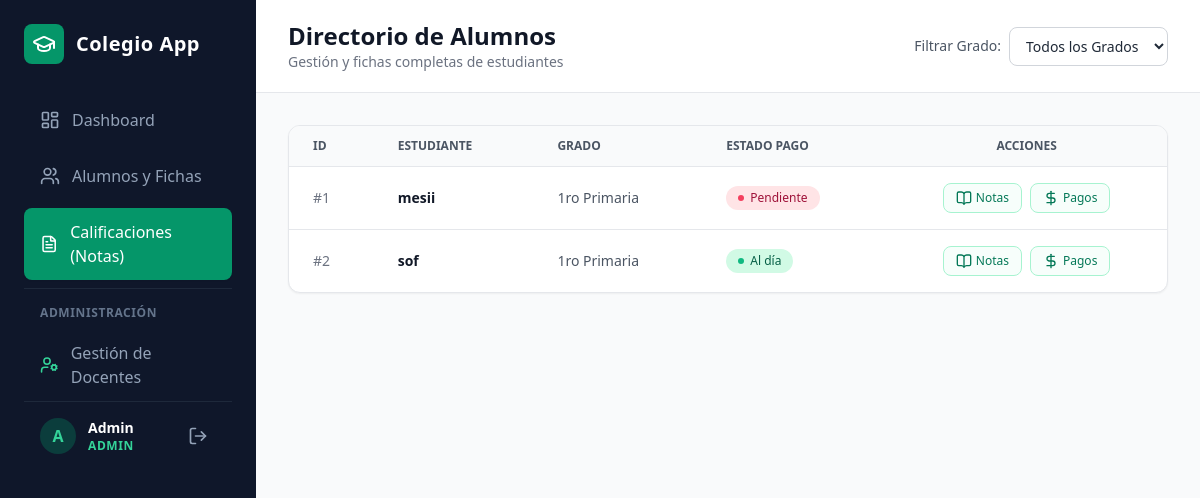
The app's page /alumnos (signed in) with its own data.
### app.py (models this page shows)
class Estudiante(db.Model):
    id = db.Column(db.Integer, primary_key=True)
    nombre = db.Column(db.String(120), nullable=False)
    grado = db.Column(db.String(50), nullable=False)
    estado_pago = db.Column(db.String(20), default='Al día', nullable=False)
    estado_academico = db.Column(db.String(20), default='Activo', nullable=False)
    notas = db.relationship(
        'Nota', backref='estudiante', lazy=True,
        cascade='all, delete-orphan'
    )
    pagos = db.relationship(
        'Pago', backref='estudiante', lazy=True,
        cascade='all, delete-orphan'
    )

### app.py (the view)
@app.route('/alumnos')
def listar_alumnos():
    if 'user_id' not in session:
        return redirect(url_for('login'))
    if session.get('rol') != 'admin':
        return redirect(url_for('dashboard'))
    grado_filtro = request.args.get('grado', 'todos')
    rol = session.get('rol')
    grado_asignado = session.get('grado_asignado')
    if rol == 'maestro':
        estudiantes = Estudiante.query.filter_by(grado=grado_asignado).all()
    else:
        if grado_filtro and grado_filtro != 'todos':
            estudiantes = Estudiante.query.filter_by(grado=grado_filtro).all()
        else:
            estudiantes = Estudiante.query.all()
    grados_disponibles = ['Pre-kinder', 'Kínder', 'Preparatoria', '1ro Primaria', '2do Primaria', '3ro Primaria', '4to Primaria', '5to Primaria', '6to Primaria']
    return render_template('alumnos.html', estudiantes=estudiantes, grados=grados_disponibles, grado_seleccionado=grado_filtro, rol=rol)

### templates/alumnos.html (shortened to what this page needs)
<!DOCTYPE html>
<html lang="es">
<head>
    <script src="https://cdn.tailwindcss.com"></script>
</head>
<body class="bg-gray-50 font-sans text-gray-800 antialiased flex h-screen overflow-hidden">
    <aside class="w-64 bg-slate-900 text-white flex flex-col justify-between hidden md:flex">
        <div class="p-6">
            <div class="flex items-center gap-3 mb-8">
                <div class="p-2 bg-emerald-600 rounded-lg">
                    <i data-lucide="graduation-cap" class="w-6 h-6 text-white"></i>
                </div>
                <h1 class="text-xl font-bold tracking-wide">Colegio App</h1>
            </div>
<nav class="space-y-2">
    <a href="/dashboard" class="flex items-center gap-3 px-4 py-3 text-slate-400 hover:bg-slate-800 hover:text-white rounded-lg font-medium transition">
        <i data-lucide="layout-dashboard" class="w-5 h-5"></i>
        <span>Dashboard</span>
    </a>
    {% if rol == 'admin' %}
    <a href="/alumnos" class="flex items-center gap-3 px-4 py-3 text-slate-400 hover:bg-slate-800 hover:text-white rounded-lg font-medium transition">
        <i data-lucide="users" class="w-5 h-5"></i>
        <span>Alumnos y Fichas</span>
    </a>
    {% endif %}
    <a href="/calificaciones" class="flex items-center gap-3 px-4 py-3 bg-emerald-600 rounded-lg text-white font-medium shadow-sm transition">
        <i data-lucide="file-text" class="w-5 h-5"></i>
        <span>Calificaciones (Notas)</span>
    </a>
    {% if rol == 'admin' %}
    <div class="pt-4 mt-4 border-t border-slate-800 space-y-2">
        <p class="px-4 text-xs font-semibold uppercase text-slate-500 tracking-wider">Administración</p>
        <a href="/usuarios" class="flex items-center gap-3 px-4 py-3 text-slate-400 hover:bg-slate-800 hover:text-white rounded-lg font-medium transition">
            <i data-lucide="user-cog" class="w-5 h-5 text-emerald-400"></i>
            <span>Gestión de Docentes</span>
        </a>
    </div>
    {% endif %}
</nav>
        <div class="p-4 border-t border-slate-800 flex items-center justify-between">
            <div class="flex items-center gap-3">
                <div class="w-9 h-9 rounded-full bg-emerald-600/30 flex items-center justify-center font-bold text-emerald-400 uppercase">
                    {{ session.get('username')[0] }}
                </div>
                <div>
                    <p class="text-sm font-semibold capitalize">{{ session.get('username') }}</p>
                    <p class="text-xs text-emerald-400 uppercase font-bold tracking-wider">{{ rol }}</p>
                </div>
            </div>
            <a href="/logout" title="Cerrar Sesión" class="p-2 text-slate-400 hover:text-rose-400 transition">
                <i data-lucide="log-out" class="w-5 h-5"></i>
            </a>
        </div>
    </aside>
    <main class="flex-1 flex flex-col overflow-y-auto">
        <header class="bg-white border-b border-gray-200 px-8 py-5 flex justify-between items-center">
            <div>
                <h2 class="text-2xl font-bold text-gray-900">Directorio de Alumnos</h2>
                <p class="text-sm text-gray-500">Gestión y fichas completas de estudiantes</p>
            </div>
            {% if rol == 'admin' %}
            <form method="GET" action="/alumnos" class="flex items-center gap-2">
                <label class="text-sm font-medium text-gray-600">Filtrar Grado:</label>
                <select name="grado" onchange="this.form.submit()" class="px-3 py-2 border border-gray-300 rounded-lg text-sm bg-white focus:outline-none focus:ring-2 focus:ring-emerald-500">
                    <option value="todos">Todos los Grados</option>
                </select>
            </form>
            {% endif %}
        </header>
        <div class="p-8 space-y-6">
            <div class="bg-white rounded-xl border border-gray-200 shadow-sm overflow-hidden">
                <div class="overflow-x-auto">
                    <table class="w-full text-left border-collapse">
                        <thead>
                            <tr class="bg-gray-50 text-gray-600 text-xs uppercase font-semibold border-b border-gray-200">
                                <th class="py-3 px-6">ID</th>
                                <th class="py-3 px-6">Estudiante</th>
                                <th class="py-3 px-6">Grado</th>
                                <th class="py-3 px-6">Estado Pago</th>
                                <th class="py-3 px-6 text-center">Acciones</th>
                            </tr>
                        </thead>
                        <tbody class="divide-y divide-gray-200 text-sm">
                            {% for e in estudiantes %}
                            <tr class="hover:bg-gray-50 transition">
                                <td class="py-4 px-6 font-medium text-gray-500">#{{ e.id }}</td>
                                <td class="py-4 px-6 font-bold text-gray-900">{{ e.nombre }}</td>
                                <td class="py-4 px-6 text-gray-600 font-medium">{{ e.grado }}</td>
                                <td class="py-4 px-6">
                                    {% if e.estado_pago == 'Al día' %}
                                    <span class="inline-flex items-center gap-1.5 px-3 py-1 rounded-full text-xs font-medium bg-emerald-100 text-emerald-800">
                                        <span class="w-1.5 h-1.5 rounded-full bg-emerald-500"></span> Al día
                                    </span>
                                    {% else %}
                                    <span class="inline-flex items-center gap-1.5 px-3 py-1 rounded-full text-xs font-medium bg-rose-100 text-rose-800">
                                        <span class="w-1.5 h-1.5 rounded-full bg-rose-500"></span> Pendiente
                                    </span>
                                    {% endif %}
                                </td>
                                <td class="py-4 px-6 text-center">
                                    <div class="flex justify-center gap-2">
                                        <a href="/estudiante/{{ e.id }}/notas" class="px-3 py-1.5 hover:bg-emerald-50 text-emerald-700 rounded-lg transition flex items-center gap-1 text-xs font-medium border border-emerald-200 bg-emerald-50/40">
                                            <i data-lucide="book-open" class="w-4 h-4"></i> Notas
                                        </a>
                                        {% if rol == 'admin' %}
                                        <a href="/estudiante/{{ e.id }}/pagos" class="px-3 py-1.5 hover:bg-emerald-50 text-emerald-700 rounded-lg transition flex items-center gap-1 text-xs font-medium border border-emerald-200 bg-emerald-50/40">
                                            <i data-lucide="dollar-sign" class="w-4 h-4"></i> Pagos
                                        </a>
                                        {% endif %}
                                    </div>
                                </td>
                            </tr>
                            {% else %}
                            <tr>
                                <td colspan="5" class="text-center py-8 text-gray-400">No hay estudiantes registrados.</td>
                            </tr>
                            {% endfor %}
                        </tbody>
                    </table>
                </div>
            </div>
        </div>
    </main>
</body>
</html>

### records on screen
Estudiante: id "1", nombre "mesii", grado "1ro Primaria", estado_pago "Pendiente" (drawn)
Estudiante: id "2", nombre "sof", grado "1ro Primaria", estado_pago "Al día" (drawn)

### other values on screen
{{ session.get('username')[0] }} "A"
{{ session.get('username') }} "Admin"
{{ rol }} "ADMIN"
